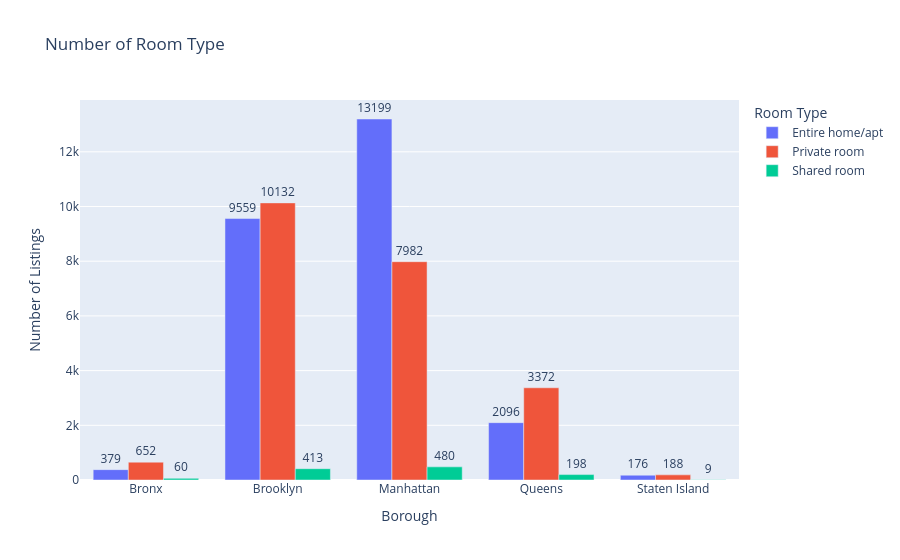

Notebook code cell kept with this figure:
### Code cell
room_count = df.groupby(['neighbourhood_group', 'room_type']).size().reset_index(name='count') 
fig =px.bar(room_count, x='neighbourhood_group', y='count', color='room_type', 
            title='Number of Room Type',
            labels={'neighbourhood_group':'Borough','count': 'Number of Listings', 'room_type': 'Room Type'}, 
            barmode='group', 
            text='count')   

fig.update_traces(textposition='outside', textfont_size=12) 
fig.update_layout(height=500) 

fig.show()

### Figure 1 — Plotly figure (JSON) as saved in the notebook; plotly's stock layout.template omitted (floating-point values rounded to 4 significant figures)
{"data": [{"alignmentgroup": "True", "hovertemplate": "Room Type=Entire home/apt<br>Borough=%{x}<br>Number of Listings=%{text}<extra></extra>", "legendgroup": "Entire home/apt", "marker": {"color": "#636efa", "pattern": {"shape": ""}}, "name": "Entire home/apt", "offsetgroup": "Entire home/apt", "orientation": "v", "showlegend": true, "text": [379, 9559, 13199, 2096, 176], "textfont": {"size": 12}, "textposition": "outside", "type": "bar", "x": ["Bronx", "Brooklyn", "Manhattan", "Queens", "Staten Island"], "xaxis": "x", "y": [379, 9559, 13199, 2096, 176], "yaxis": "y"}, {"alignmentgroup": "True", "hovertemplate": "Room Type=Private room<br>Borough=%{x}<br>Number of Listings=%{text}<extra></extra>", "legendgroup": "Private room", "marker": {"color": "#EF553B", "pattern": {"shape": ""}}, "name": "Private room", "offsetgroup": "Private room", "orientation": "v", "showlegend": true, "text": [652, 10132, 7982, 3372, 188], "textfont": {"size": 12}, "textposition": "outside", "type": "bar", "x": ["Bronx", "Brooklyn", "Manhattan", "Queens", "Staten Island"], "xaxis": "x", "y": [652, 10132, 7982, 3372, 188], "yaxis": "y"}, {"alignmentgroup": "True", "hovertemplate": "Room Type=Shared room<br>Borough=%{x}<br>Number of Listings=%{text}<extra></extra>", "legendgroup": "Shared room", "marker": {"color": "#00cc96", "pattern": {"shape": ""}}, "name": "Shared room", "offsetgroup": "Shared room", "orientation": "v", "showlegend": true, "text": [60, 413, 480, 198, 9], "textfont": {"size": 12}, "textposition": "outside", "type": "bar", "x": ["Bronx", "Brooklyn", "Manhattan", "Queens", "Staten Island"], "xaxis": "x", "y": [60, 413, 480, 198, 9], "yaxis": "y"}], "layout": {"autosize": true, "barmode": "group", "legend": {"title": {"text": "Room Type"}, "tracegroupgap": 0}, "title": {"text": "Number of Room Type"}, "xaxis": {"anchor": "y", "autorange": true, "domain": [0, 1], "range": [-0.5, 4.5], "title": {"text": "Borough"}, "type": "category"}, "yaxis": {"anchor": "x", "autorange": true, "domain": [0, 1], "range": [0, 13890.0], "title": {"text": "Number of Listings"}, "type": "linear"}}}
